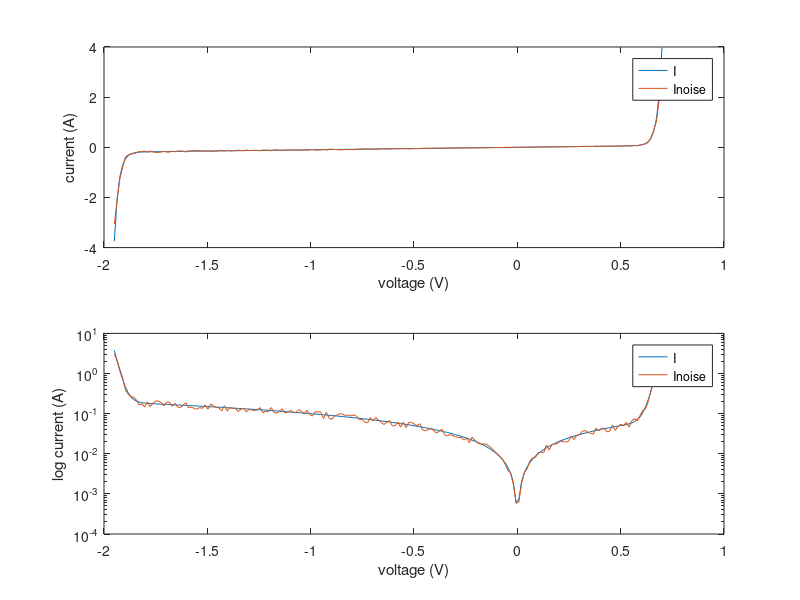
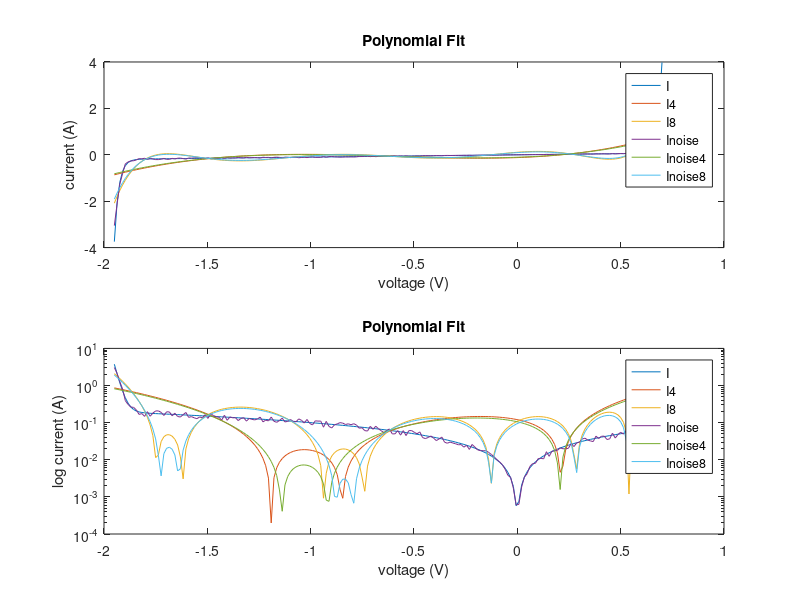

MATLAB code for these plots, in order: (Note: this script raises an error after producing the figures.)
close all; clear all;
set(0,'DefaultFigureWindowStyle','docked')

%% Generate data
Is = 0.01e-12;
Ib = 0.1e-12;
Vb = 1.3;
Gp = 0.1;

V = linspace(-1.95,0.7,200);

I = Is*(exp((1.2/0.025).*V)-1) + Gp.*V - Ib*(exp((-1.2/0.025).*(V+Vb))-1);

% +/- 20% noise on I 
noise = 0.4*rand(1,200) - 0.2;

Inoise = I.*(1+noise);

figure(1)
subplot(2,1,1)
plot(V,I);  hold on;
plot(V,Inoise)
legend('I','Inoise');
xlabel('voltage (V)')
ylabel('current (A)')

subplot(2,1,2)
semilogy(V,abs(I));  hold on;
semilogy(V,abs(Inoise))
legend('I','Inoise');
xlabel('voltage (V)')
ylabel('log current (A)')



%% Polynomial fitting
fit4 = polyfit(V,I,4);    I4 = polyval(fit4,V);
fit8 = polyfit(V,I,8);    I8 = polyval(fit8,V);

fitnoise4 = polyfit(V,Inoise,4);      Inoise4 = polyval(fitnoise4,V);
fitnoise8 = polyfit(V,Inoise,8);      Inoise8 = polyval(fitnoise8,V);


figure(2)
subplot(2,1,1)
plot(V,I); hold on;
plot(V,I4); hold on;
plot(V,I8); hold on;
plot(V,Inoise); hold on;
plot(V,Inoise4); hold on;
plot(V,Inoise8);
legend('I','I4','I8','Inoise','Inoise4','Inoise8');
title('Polynomial Fit');
xlabel('voltage (V)');
ylabel('current (A)');

subplot(2,1,2)
semilogy(V,abs(I)); hold on;
semilogy(V,abs(I4)); hold on;
semilogy(V,abs(I8)); hold on;
semilogy(V,abs(Inoise)); hold on;
semilogy(V,abs(Inoise4)); hold on;
semilogy(V,abs(Inoise8));
legend('I','I4','I8','Inoise','Inoise4','Inoise8');
title('Polynomial Fit');
xlabel('voltage (V)');
ylabel('log current (A)');



%% Nonlinear curve fitting
% fitting A and C
foa = fittype('A.*(exp(1.2*x/25e-3)-1) + Gp.*x - C*(exp(1.2*(-(x+Vb))/25e-3)-1)');
ffa = fit(V.',I.',foa);
Ifa = ffa(V).';

% fitting A, B and C
fob = fittype('A.*(exp(1.2*x/25e-3)-1) + B.*x - C*(exp(1.2*(-(x+Vb))/25e-3)-1)');
ffb = fit(V.',I.',fob);
Ifb = ffb(V).';

% fitting all A, B, C and D
foc = fittype('A.*(exp(1.2*x/25e-3)-1) + B.*x - C*(exp(1.2*(-(x+D))/25e-3)-1)');
ffc = fit(V.',I.',foc);
Ifc = ffc(V).';


figure(3)
subplot(2,1,1);
plot(V,I); hold on;
plot(V,Ifa); hold on;
plot(V,Ifb); hold on;
plot(V,Ifc);
title('Nonlinear Curve fit')
legend('I','Ifa','Ifb','Ifc')
xlabel('voltage (V)');
ylabel('current (A)');

subplot(2,1,2);
semilogy(V,abs(I)); hold on;
semilogy(V,abs(Ifa)); hold on;
semilogy(V,abs(Ifb)); hold on;
semilogy(V,abs(Ifc));
title('Nonlinear Curve fit')
legend('I','Ifa','Ifb','Ifc')
xlabel('voltage (V)');
ylabel('log current (A)');



%% Neural Net model fitting
inputs = V.';
targets = I.';
hiddenLayerSize = 10;
net = fitnet(hiddenLayerSize);
net.divideParam.trainRatio = 70/100;
net.divideParam.valRatio = 15/100;
net.divideParam.testRatio = 15/100;
[net,tr] = train(net,inputs,targets);
outputs = net(inputs);
errors = gsubtract(outputs,targets);
performance = perform(net,targets,outputs);
view(net);
Inn = outputs;


figure(4)
subplot(2,1,1)
plot(V,I); hold on;
plot(V,Inn)
title('Neural Net model fit')
legend('I','Inn')
xlabel('voltage (V)');
ylabel('current (A)');

subplot(2,1,2)
semilogy(V,abs(I)); hold on;
semilogy(V,abs(Inn))
title('Neural Net model fit')
legend('I','Inn')
xlabel('voltage (V)');
ylabel('log current (A)');

